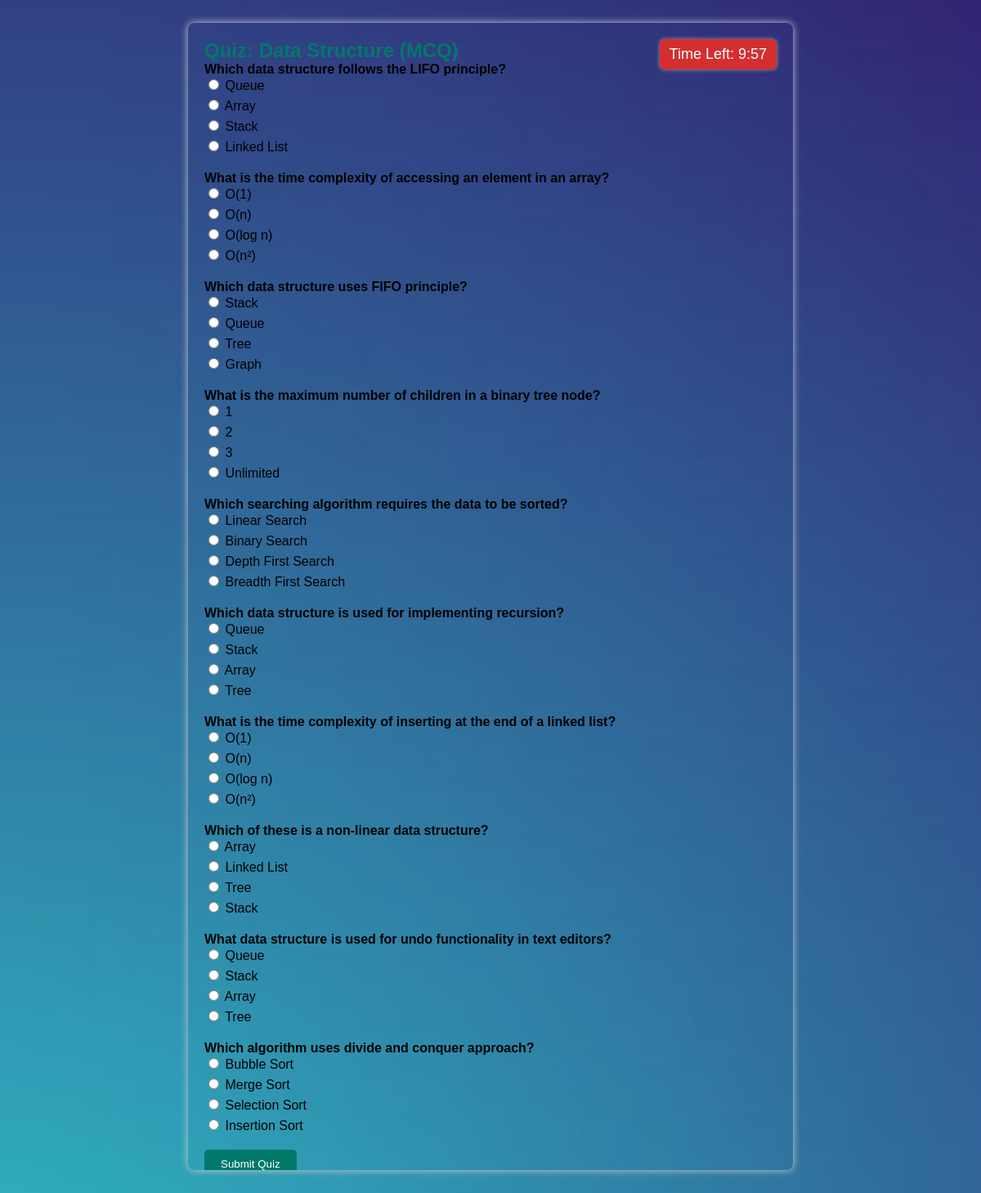
Page /controller/TakeQuizController.php?quiz_id=1 (signed in) on the committed database.
### tables this page shows
CREATE TABLE `quizzes` (
  `id` int(11) NOT NULL,
  `subject` varchar(100) DEFAULT NULL,
  `type` varchar(50) DEFAULT NULL,
  `marks` int(11) DEFAULT NULL,
  `time` int(11) DEFAULT NULL
);

CREATE TABLE `questions` (
  `id` int(11) NOT NULL,
  `quiz_id` int(11) NOT NULL,
  `question` text NOT NULL,
  `option1` varchar(255) DEFAULT NULL,
  `option2` varchar(255) DEFAULT NULL,
  `option3` varchar(255) DEFAULT NULL,
  `option4` varchar(255) DEFAULT NULL,
  `correct_option` int(11) NOT NULL
);

### Model/mydb.php (called while the page is built, shortened)
<?php
class Model {
    function getQuizById($conn, $id) {
        $sql = "SELECT * FROM quizzes WHERE id = $id";
        $result = $conn->query($sql);
        return $result->fetch_assoc();
    }
    function getQuestionsByQuizId($conn, $quiz_id) {
        $sql = "SELECT * FROM questions WHERE quiz_id = $quiz_id";
        $result = $conn->query($sql);
        $questions = [];
        if ($result && $result->num_rows > 0) {
            while ($row = $result->fetch_assoc()) {
                $questions[] = $row;
            }
        }
        return $questions;
    }
}

### View/take_quiz.php (the view, shortened to what this page needs)
<!DOCTYPE html>
<html>
<head>
      <link rel="stylesheet" type="text/css" href="../CSS/take_quiz.css">
</head>
<body  style="
    background-image: url('../CSS/image/quiz.jpg');
    background-size: cover;
    background-position: center;
    background-repeat: no-repeat;
    ">
<div class="quiz-box">
    <div id="timer"></div>
    <h2>Quiz: <?= htmlspecialchars($quiz['subject']) ?> (<?= $quiz['type'] ?>)</h2>
    <form method="POST" action="../controller/TakeQuizController.php" id="quizForm">
        <?php foreach ($questions as $q): ?>
            <div class="question">
                <strong><?= $q['question'] ?></strong>
                <div class="options">
                    <label><input type="radio" name="answer_<?= $q['id'] ?>" value="1"> <?= $q['option1'] ?></label>
                    <label><input type="radio" name="answer_<?= $q['id'] ?>" value="2"> <?= $q['option2'] ?></label>
                    <label><input type="radio" name="answer_<?= $q['id'] ?>" value="3"> <?= $q['option3'] ?></label>
                    <label><input type="radio" name="answer_<?= $q['id'] ?>" value="4"> <?= $q['option4'] ?></label>
                </div>
            </div>
        <?php endforeach; ?>
        <button type="submit" class="submit-btn">Submit Quiz</button>
    </form>
</div>
</body>
</html>

### Controller/TakeQuizController.php (shortened to what this page needs)
<?php
require_once("../model/mydb.php");
$model = new Model();
$conn = $model->OpenConn();
$quizId = $_GET['quiz_id'] ?? null;
if ($_SERVER['REQUEST_METHOD'] == 'POST') {
    $quizId = $_POST['quiz_id'];
    $username = $_SESSION['username'];
    $questions = $model->getQuestionsByQuizId($conn, $quizId);
    $score = 0;
    foreach ($questions as $index => $row) {
        $qid = $row['id'];
        $correct = $row['correct_option'];
        $selected = $_POST["answer_$qid"] ?? 0;
        if ($selected == $correct) {
            $score++;
        }
    }
    $model->saveQuizResult($conn, $username, $quizId, $score);
    header("Location: ../view/quiz_result.php?score=$score&quiz_id=$quizId");
    exit();
} else {
    $quiz = $model->getQuizById($conn, $quizId);
    $questions = $model->getQuestionsByQuizId($conn, $quizId);
    include("../view/take_quiz.php");
}

### CSS/take_quiz.css (style rules this page uses)
body { font-family: Arial; background: #f4f4f4; padding: 20px; }
.quiz-box { background:transparent; padding: 20px; max-width: 700px; margin: auto; border-radius: 8px; box-shadow: 0 0 10px #ccc; position: relative; height: 80vh; overflow-y: auto; }
h2 { color: #00796b; margin: 0; }
.question { margin-bottom: 20px; }
.options label { display: block; margin-bottom: 5px; }
.submit-btn { background-color: #00796b; color: white; padding: 10px 20px; border: none; border-radius: 5px; }
#timer { position: sticky; top: 0; float: right; font-size: 18px; color: white; background-color: #d32f2f; padding: 8px 12px; border-radius: 6px; box-shadow: 0 0 5px #999; z-index: 1000; text-align: right; margin-bottom: 10px; }

### rows in the picture
quizzes: type "MCQ"
questions: question "Which data structure follows the LIFO principle?", option1 "Queue", option2 "Array", option3 "Stack", option4 "Linked List"
questions: question "What is the time complexity of accessing an element in an array?", option1 "O(1)", option2 "O(n)", option3 "O(log n)", option4 "O(n²)"
questions: question "Which data structure uses FIFO principle?", option1 "Stack", option2 "Queue", option3 "Tree", option4 "Graph"
questions: question "What is the maximum number of children in a binary tree node?", option1 "1", option2 "2", option3 "3", option4 "Unlimited"
questions: question "Which searching algorithm requires the data to be sorted?", option1 "Linear Search", option2 "Binary Search", option3 "Depth First Search", option4 "Breadth First Search"
questions: question "Which data structure is used for implementing recursion?", option1 "Queue", option2 "Stack", option3 "Array", option4 "Tree"
questions: question "What is the time complexity of inserting at the end of a linked list?", option1 "O(1)", option2 "O(n)", option3 "O(log n)", option4 "O(n²)"
questions: question "Which of these is a non-linear data structure?", option1 "Array", option2 "Linked List", option3 "Tree", option4 "Stack"
questions: question "What data structure is used for undo functionality in text editors?", option1 "Queue", option2 "Stack", option3 "Array", option4 "Tree"
questions: question "Which algorithm uses divide and conquer approach?", option1 "Bubble Sort", option2 "Merge Sort", option3 "Selection Sort", option4 "Insertion Sort"
